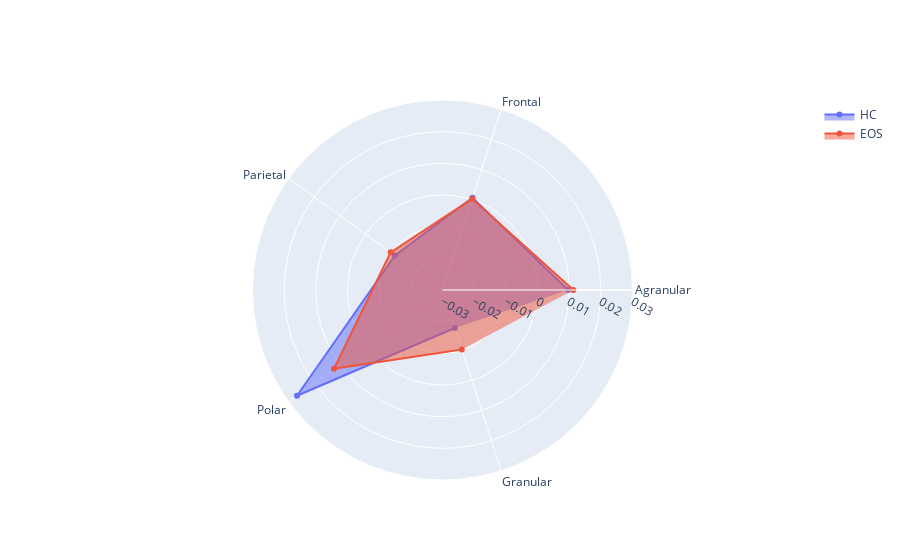

The notebook cell this image was saved under:
### Code cell
# plot radar of cytoarchitectural networks of gradients
categories = ['Agranular', 'Frontal', 'Parietal', 'Polar', 'Granular']
fig = go.Figure()
fig.add_trace(go.Scatterpolar(
      r=[0.00966937870011330,
0.000639141984754008,
-0.0114447484990094,
0.0267978558886536,
-0.0173869183116234],
      theta=categories,
      fill='toself',
      name='HC'
))
fig.add_trace(go.Scatterpolar(
      r=[0.0113250754336111,
0.000278284755887999,
-0.00976053984114518,
0.0123396370252907,
-0.0102502302355974],
      theta=categories,
      fill='toself',
      name='EOS'
))
fig.update_layout(
  polar=dict(
    radialaxis=dict(
      visible=True,
      range=[-0.03, 0.03]
    )),
  showlegend=True
)
fig.write_image("/media/shuang/data/Covariance/eco5.svg")
fig.show()

### Figure 1 — Plotly figure (JSON) as saved in the notebook; plotly's stock layout.template omitted (floating-point values rounded to 4 significant figures)
{"data": [{"fill": "toself", "name": "HC", "r": [0.009669, 0.0006391, -0.01144, 0.0268, -0.01739], "theta": ["Agranular", "Frontal", "Parietal", "Polar", "Granular"], "type": "scatterpolar"}, {"fill": "toself", "name": "EOS", "r": [0.01133, 0.0002783, -0.009761, 0.01234, -0.01025], "theta": ["Agranular", "Frontal", "Parietal", "Polar", "Granular"], "type": "scatterpolar"}], "layout": {"polar": {"radialaxis": {"range": [-0.03, 0.03], "visible": true}}, "showlegend": true}}
